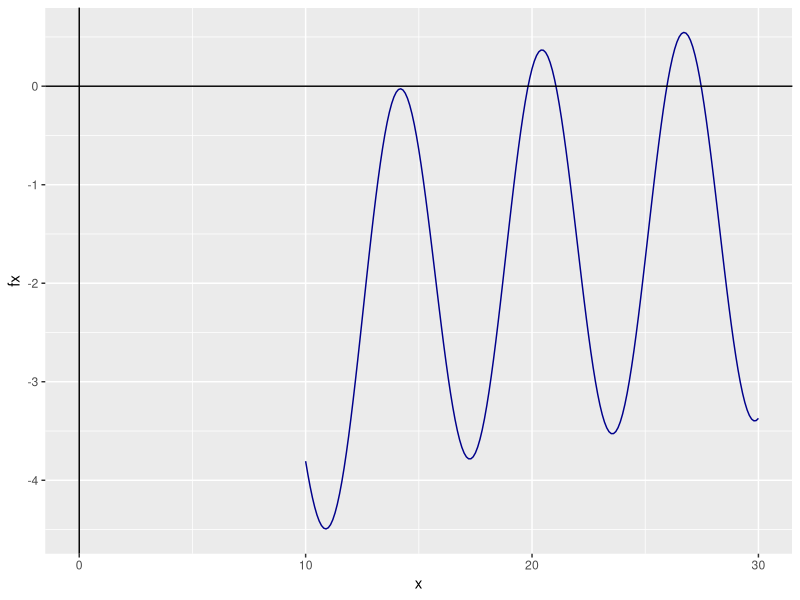
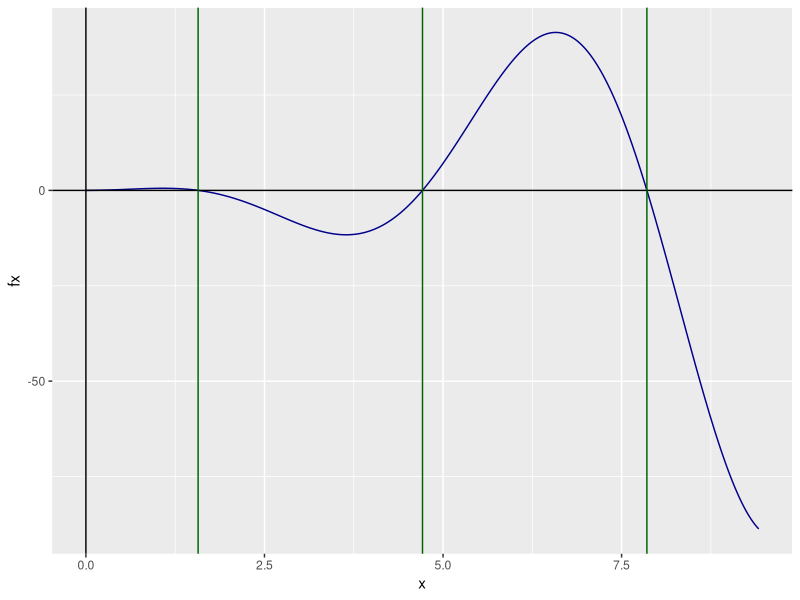

Here is the R script that generated these plots, in order:
## ---- chunk 1
knitr::opts_chunk$set(echo = FALSE)
setwd(dirname(rstudioapi::getActiveDocumentContext()$path))
write_matex2 <- function(x) {
  begin = "\\begin{bmatrix}"
  end = "\\end{bmatrix}"
  X =
    apply(x, 1, function(x) {
      paste(
        paste(x, collapse = "&"),
        "\\\\"
      )
    })
  paste(c(begin, X, end), collapse = "")
}
## ---- chunk 2
  # Remplace 000000 a continuación por su número de resgistro y no edite nada más en este bloque
  NroReg = 895700
## ---- chunk 3
  d1 = floor( NroReg/10^5 )
  d2 = floor( (NroReg - d1*10^5)/10^4 )
  d3 = floor( (NroReg - d1*10^5 - d2*10^4)/10^3 )
  d4 = floor( (NroReg - d1*10^5 - d2*10^4 - d3*10^3)/10^2 )
  d5 = floor( (NroReg - d1*10^5 - d2*10^4 - d3*10^3 - d4*10^2)/10^1)
  d6 = floor( (NroReg - d1*10^5 - d2*10^4 - d3*10^3 - d4*10^2 - d5*10^1)/10^0)
## ---- chunk 4
  # Ingrese en este bloque de código las librerías que utilizará
  library(ggplot2)
  library(flextable)
  library(tidyverse)

## ---- chunk 5
 # Edite las líneas que considere erróneas
  NewtonRapshon <- function(f,df,p0,Tol,N){
    #Paso 1
    i = 1
    #Paso 2
    while (i <= N){
      #Paso 3
        p = p0 - f(p0)/df(p0) #df(p0)/f(p0)
      #Paso 4
        if (abs(p-p0) < Tol){return(p0)} #abs[p0-p]. Agregue los corchetes 
      #Paso 5
        i = i + 1
      #Paso 6
        p0 = p
    }
    #Paso 7
      return(paste('El método falla luego de ', N, ' iteraciones')) #cambie n por N
  }
## ---- chunk 6
f <- function(x){
  return(2*sin(x)-exp(10/x))
}

#Instancio un vector que me va a indicar los puntos en la función
x <- seq(10, 30, by = 0.1)

#Genero los puntos
fx <- f(x)

#Creo un data frame con los x e y
df <- data.frame(x, fx)

#Instancio los datos
gg_fx <- ggplot(data = df)

#Agrego la capa con los datos
gg_fx <- gg_fx + aes(x = x, y = fx)

#Est grafica una linea
gg_fx <- gg_fx + geom_line(linetype = 1, colour = "darkblue")

#Agrego el eje X
gg_fx <- gg_fx + geom_vline(xintercept = 0, linetype = 1)

#Agrego el eje Y
gg_fx <- gg_fx + geom_hline(yintercept = 0, linetype = 1)

#Grafico
gg_fx
## ---- chunk 7
  # En este bloque, aplique el algoritmo de NR para hallar las raíces. No olvide imprimir los resultados.
  # Incluya aquí mismo cualquier cálculo adicional que requiera.


df <- function(x){return(eval(D(expression(2*sin(x)-exp(10/x)), "x"), list(x = x)))}

NewtonRapshon(f = f(x=20), df = df(x=20), p0 = 20, 0.0001, 100)
NewtonRapshon(f = f(x=21), df = df(x=21), p0 = 21, 0.0001, 100)
NewtonRapshon(f = f(x=26), df = df(x=26), p0 = 26, 0.0001, 100)
NewtonRapshon(f = f(x=27), df = df(x=27), p0 = 27, 0.0001, 100)
## ---- chunk 8
f <- function(x){
  return(2*sin(x)-exp(10/x))
}
NewtonRapshon <- function(f,df,p0,Tol,N){
    #Paso 1
    i = 1
    #Paso 2
    while (i <= N){
      #Paso 3
        p = p0 - f(p0)/df(p0) #df(p0)/f(p0)
      #Paso 4
        if (abs(p-p0) < Tol){return(p0)} #abs[p0-p]. Agregue los corchetes 
      #Paso 5
        i = i + 1
      #Paso 6
        p0 = p
      
      #Para que imprima 7 veces
        if (i <= 7) {
          print(p0)
        }
    }
    #Paso 7
      return(paste('El método falla luego de ', N, ' iteraciones')) #cambie n por N
}

p0 <- 17
NewtonRapshon(f = f(x=p0), df = df(x=p0), p0 = p0, 0.0001, 100)
## ---- chunk 9
# Ingrese aquí la función con el algoritmo que programó del método de Regula Falsi

f <- function(x){
  return(x^2*cos(x))
}

FalsaPosicion <- function(p0, p1, tol, n = 100){
  
  q0 <- f(p0)
  q1 <- f(p1)
  
  for (i in 2:n){
    p = p1 -q1*(p1-p0)/(q1-q0)
    
    if (abs(p-p1) < tol){
      return(p)
    }
    
    q = f(p)
    
    if (q*q1 < 0){
      p0 <- p1
      q0 <- q1
    }
    
    p1 <- p
    q1 <- q
  }
  
  return(paste("El método falló luego de ", n, " iteraciones"))
}
## ---- chunk 10
  # En este bloque, aplique el algoritmo de RF para hallar las raíces. No olvide imprimir los resultados.
  # Incluya aquí mismo cualquier cálculo adicional que requiera.

#Se observa una raiz entre 1.5 y 1.8
raiz1 <- FalsaPosicion(p0 = 1.5, p1 = 1.8, tol = 0.0000001)
raiz1
#Se observa una raiz entre 5.5 y 5.8
raiz2 <- FalsaPosicion(p0 = 5.5, p1 = 5.8, tol = 0.0000001)
raiz2
#Se observa una raiz entre 7.5 y 8
raiz3 <-FalsaPosicion(p0 = 7.5, p1 = 8, tol = 0.0000001)
raiz3
## ---- chunk 11
  # Aquí puede modificar el algoritmo RF del punto anterior para que imprima, o bien puede realizar las cuentas "a mano" (paso a paso, cada una de las iteraciones)
FalsaPosicion <- function(p0, p1, tol, n = 100){
  
  q0 <- f(p0)
  q1 <- f(p1)
  
  p = p1 -q1*(p1-p0)/(q1-q0)
    
  q = f(p)
    
  if (q*q1 < 0){
    p0 <- p1
    q0 <- q1
  }
    
  p1 <- p
  q1 <- q
  
  return(p)
}
FalsaPosicion(p0 = 5, p1 = 6, tol = 0.0000001, n = 0)
## ---- chunk 12
#Instancio un vector que me va a indicar los puntos en la función
x <- seq(0, 3*pi, by = 0.01)

#Genero los puntos
fx <- f(x)

#Creo un data frame con los x e y
df <- data.frame(x, fx)

#Instancio los datos
gg_fx <- ggplot(data = df)

#Agrego la capa con los datos
gg_fx <- gg_fx + aes(x = x, y = fx)

#Est grafica una linea
gg_fx <- gg_fx + geom_line(linetype = 1, colour = "darkblue")

#Agrego el eje X
gg_fx <- gg_fx + geom_vline(xintercept = 0, linetype = 1)

#Agrego el eje Y
gg_fx <- gg_fx + geom_hline(yintercept = 0, linetype = 1)

#Agrego la línea vertical en las raices
gg_fx <- gg_fx + geom_vline(xintercept = raiz1, linetype = 1, colour="darkgreen")
gg_fx <- gg_fx + geom_vline(xintercept = raiz2, linetype = 1, colour="darkgreen")
gg_fx <- gg_fx + geom_vline(xintercept = raiz3, linetype = 1, colour="darkgreen")

#Grafico
gg_fx
## ---- chunk 13
  set.seed(NroReg)
  datos = matrix(rnorm(3000,10,2),nrow = 1000, ncol = 3)
  A = round(cor(datos),4)
  rm(datos)
  B = matrix(round(rnorm(16,20,5),0),nrow = 4, ncol = 4)
## ---- chunk 14
  # En este bloque de código debe ingresar su algoritmo de Cholesky
Cholesky <- function(A){
  n <- nrow(A)
  
  L <- matrix(rep(0, times = n^2), nrow = n, ncol = n, byrow = TRUE)
  
  # Paso 1 ------------------------------------------------------------------
  L[1,1] <- sqrt(A[1,1])
  

  # Paso 2 ------------------------------------------------------------------
  for (j in 2:n){
    L[j,1] <- A[j,1]/L[1,1]
  }
  

  # Paso 3 ------------------------------------------------------------------
  for (i in 2:(n-1)) {

    # Paso 4 ------------------------------------------------------------------
    suma <- 0
    for (k in 1:(i-1)) {
      suma <- suma + L[i,k]^2
    }
    
    L[i,i] <- sqrt(A[i,i] - suma)
    

    # Paso 5 ------------------------------------------------------------------
    for (j in (i+1):n) {
      
      suma <- 0
      for (k in 1:(i-1)) {
        suma <- suma + L[j,k]*L[i,k]
      }
      
      L[j,i] <- (A[j,i] - suma)/L[i,i] 
      
    }
  }
  
  # Paso 6 ------------------------------------------------------------------
  suma <- 0
  for (k in 1:(n-1)) {
    suma <- suma + L[n,k]^2
  }
  
  L[n,n] <- sqrt(A[n,n]-suma)
  
  return(L)
  
}
## ---- chunk 15
  # En este bloque de código debe Aplicar el algoritmo a la matriz A, e imprimir el resultado
  A <- matrix(c(1, 0.0481, 0.0105,
              0.0481, 1, 0.0116,
              0.0105, 0.0116, 1), nrow = 3, ncol = 3, byrow = TRUE)

test <- Cholesky(A)

print(test)
## ---- chunk 16
  # En este bloque de código debe ingresar su algoritmo LU
LU <- function(matriz_coeficientes){
  n_incognitas = nrow(matriz_coeficientes)
  
  L <- matrix(rep(0, times = n_incognitas^2), nrow = n_incognitas, ncol = n_incognitas, byrow = TRUE)
  U <- matrix(rep(0, times = n_incognitas^2), nrow = n_incognitas, ncol = n_incognitas, byrow = TRUE)
  
  # -------- PASO 1
  for (i in 1:(n_incognitas-1)) {
    #Completo con 1 la diagonal principal de L.
    L[i,i] <- 1
    
    for (j in (i+1):n_incognitas) {
      L[i,j] <- 0
    }
  }
  
  #El último lo completo a mano
  L[n_incognitas, n_incognitas] <- 1
  
  U[1,1] <- matriz_coeficientes[1,1]
  
  
  if(U[1,1] == 0){
    return("factorizacion imposible")
  }
  
  # -------- PASO 2
  
  for (j in 2:n_incognitas) {
    U[1,j] <- matriz_coeficientes[1,j]
    L[j,1] <- matriz_coeficientes[j,1]/U[1,1]
  }
  
  
  # -------- PASO 3
  
  for(i in 2:(n_incognitas-1)){
    
    # -------- PASO 4
    suma <- 0
    for (k in 1:(i-1)) {
      suma <- suma + L[i,k]*U[k,i]
    }
    
    U[i,i] <- matriz_coeficientes[i,i] - suma
    
    
    if(U[i,i] == 0){
      return("factorizacion imposible")
    }
    
    # -------- PASO 5
    
    for (j in (i+1):n_incognitas) {
      sumaU <- 0
      sumaL <- 0
      for (k in 1:(i-1)) {
        sumaU <- sumaU + L[i,k]*U[k,j]
        sumaL <- sumaL + L[j,k]*U[k,i]
      }
      
      U[i,j] <- (1/L[i,i])* (matriz_coeficientes[i,j] - sumaU)
      L[j,i] <- (1/U[i,i])* (matriz_coeficientes[j,i] - sumaL)
      
    }
    
    
  }
  
  
  # -------- PASO 6
  
  
  suma <- 0
  for (k in 1:(n_incognitas-1)) {
    suma <- suma + L[n_incognitas,k]*U[k,n_incognitas]
  }
  U[n_incognitas, n_incognitas] <- matriz_coeficientes[n_incognitas,n_incognitas] - suma
  
  
  # -------- PASO 7
  return(list("L" = L, "U" = U))
}
## ---- chunk 17
  # En este bloque de código debe Aplicar el algoritmo a la matriz A, e imprimir el resultado
    
A <- matrix(c(20, 18, 16, 18,
              16, 15, 29, 18,
              19, 21, 15, 26,
              19, 3, 16, 19), nrow = 4, ncol = 4, byrow = TRUE)

LU(matriz_coeficientes = A)

L <- LU(A)$L
U <- LU(A)$U

L%*%U
## ---- chunk 18
# No edite nada en ese bloque
x = c(-2.0, -1.5, -1.0, -0.5,  0.0,  0.5,  1.0,  1.5,  2.0)
y = c(0.0769, 0.1290, 0.2500, 0.5714, 1.0000, 0.5714, 0.2500, 0.1290, 0.0769)
df = data.frame(x,y)
df %>% 
  flextable() %>%
  colformat_num(digits = 4)
set.seed(NroReg)
x0 = x[runif(1,min=1, max=length(x))]+0.25
## ---- chunk 19

## ---- chunk 20

## ---- chunk 21

## ---- chunk 22

## ---- chunk 23
